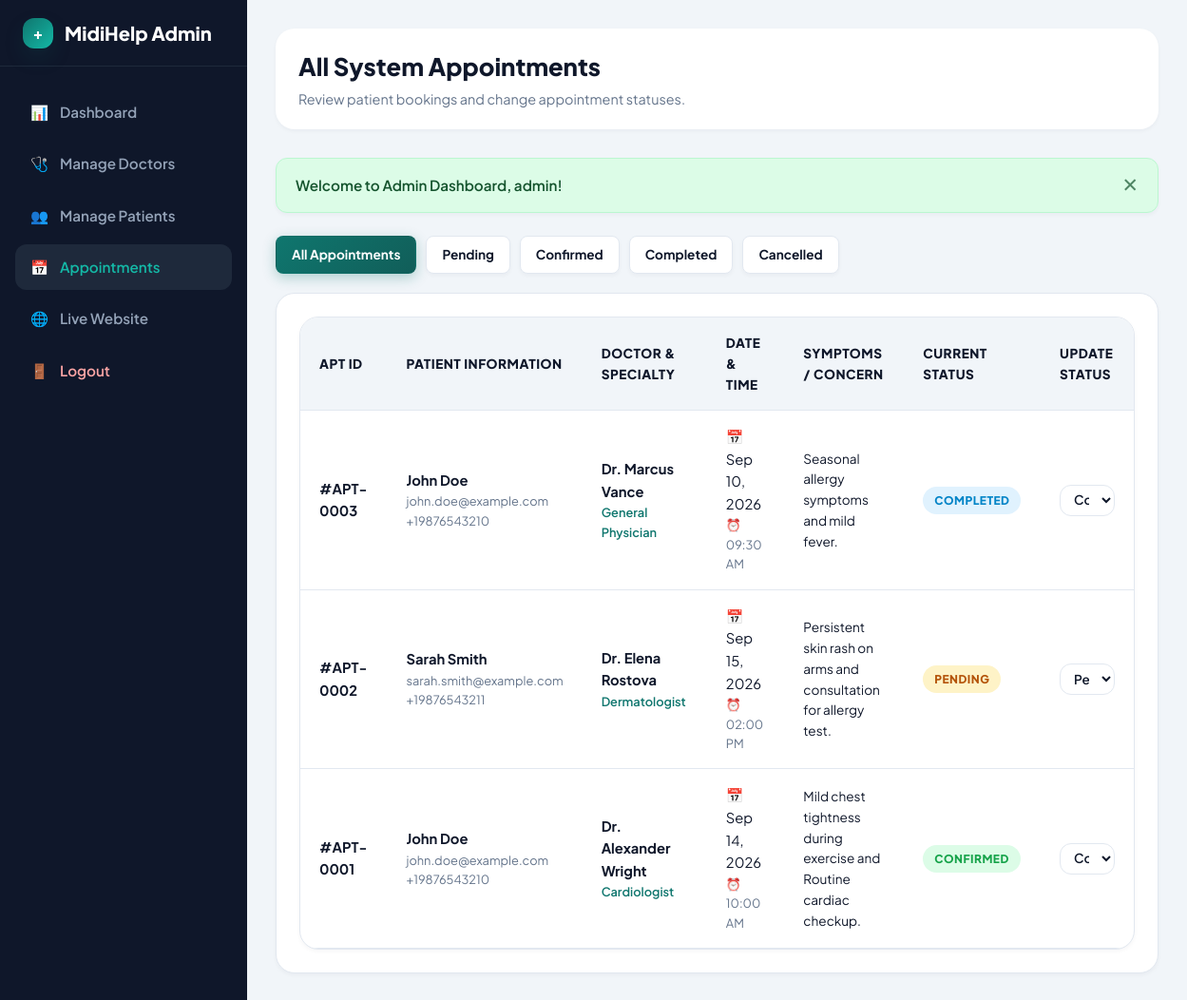
The page /admin/appointments.php (signed in) on the database its author committed.
### tables this page shows
CREATE TABLE `appointments` (
  `id` INT(11) NOT NULL AUTO_INCREMENT,
  `user_id` INT(11) DEFAULT NULL,
  `doctor_id` INT(11) NOT NULL,
  `appointment_date` DATE NOT NULL,
  `appointment_time` VARCHAR(20) NOT NULL,
  `patient_name` VARCHAR(100) NOT NULL,
  `patient_email` VARCHAR(100) NOT NULL,
  `patient_phone` VARCHAR(20) NOT NULL,
  `symptoms` TEXT DEFAULT NULL,
  `status` ENUM('Pending', 'Confirmed', 'Completed', 'Cancelled') NOT NULL DEFAULT 'Pending',
  `created_at` TIMESTAMP NOT NULL DEFAULT CURRENT_TIMESTAMP,
  PRIMARY KEY (`id`),
  KEY `fk_appointments_users` (`user_id`),
  KEY `fk_appointments_doctors` (`doctor_id`),
  CONSTRAINT `fk_appointments_users` FOREIGN KEY (`user_id`) REFERENCES `users` (`id`) ON DELETE SET NULL ON UPDATE CASCADE,
  CONSTRAINT `fk_appointments_doctors` FOREIGN KEY (`doctor_id`) REFERENCES `doctors` (`id`) ON DELETE CASCADE ON UPDATE CASCADE
);

CREATE TABLE `doctors` (
  `id` INT(11) NOT NULL AUTO_INCREMENT,
  `name` VARCHAR(100) NOT NULL,
  `specialization` VARCHAR(100) NOT NULL,
  `qualification` VARCHAR(100) NOT NULL,
  `experience` VARCHAR(50) NOT NULL,
  `phone` VARCHAR(20) NOT NULL,
  `email` VARCHAR(100) NOT NULL,
  `consultation_fee` DECIMAL(10,2) NOT NULL DEFAULT '0.00',
  `available_days` VARCHAR(100) NOT NULL DEFAULT 'Monday - Friday',
  `available_time` VARCHAR(100) NOT NULL DEFAULT '09:00 AM - 05:00 PM',
  `image` VARCHAR(255) DEFAULT 'default-doctor.png',
  `description` TEXT DEFAULT NULL,
  `status` ENUM('Available', 'Unavailable') NOT NULL DEFAULT 'Available',
  `created_at` TIMESTAMP NOT NULL DEFAULT CURRENT_TIMESTAMP,
  PRIMARY KEY (`id`)
);

### admin/appointments.php (the view, shortened to what this page needs)
<?php
require_once __DIR__ . '/../config/database.php';
$filter_status = isset($_GET['status']) ? clean_input($_GET['status'], $conn) : '';
$query = "SELECT a.*, d.name AS doctor_name, d.specialization
          FROM appointments a
          JOIN doctors d ON a.doctor_id = d.id WHERE 1=1";
$query .= " ORDER BY a.id DESC";
$result = $conn->query($query);
$appointments = [];
if ($result) {
    while ($row = $result->fetch_assoc()) {
        $appointments[] = $row;
    }
}
?>
<!DOCTYPE html>
<html lang="en">
<head>
    <link rel="stylesheet" href="../css/style.css">
    <link rel="stylesheet" href="../css/admin.css">
</head>
<body>
<div class="admin-wrapper">
    <aside class="admin-sidebar">
        <div class="admin-brand">
            <div class="logo-icon" style="width: 32px; height: 32px; font-size: 1rem;">+</div>
            <span>MidiHelp Admin</span>
        </div>
        <div class="admin-menu">
            <a href="dashboard.php" class="admin-menu-link">📊 <span>Dashboard</span></a>
            <a href="doctors.php" class="admin-menu-link">🩺 <span>Manage Doctors</span></a>
            <a href="patients.php" class="admin-menu-link">👥 <span>Manage Patients</span></a>
            <a href="appointments.php" class="admin-menu-link active">📅 <span>Appointments</span></a>
            <a href="../index.php" target="_blank" class="admin-menu-link">🌐 <span>Live Website</span></a>
            <a href="logout.php" class="admin-menu-link" style="margin-top: auto; color: #FCA5A5;">🚪 <span>Logout</span></a>
        </div>
    </aside>
    <main class="admin-main">
        <div class="admin-header">
            <div>
                <h1 class="admin-title">All System Appointments</h1>
                <p style="color: var(--muted-text); font-size: 0.9rem; margin-top: 2px;">Review patient bookings and change appointment statuses.</p>
            </div>
        </div>
        <?php
        if (isset($_SESSION['flash_success'])) {
            echo '<div class="alert alert-success"><span>' . htmlspecialchars($_SESSION['flash_success']) . '</span><button class="alert-close">✕</button></div>';
        }
        ?>
        <div style="margin-bottom: 20px; display: flex; gap: 10px; flex-wrap: wrap;">
            <a href="appointments.php" class="btn btn-sm <?php echo empty($filter_status) ? 'btn-primary' : 'btn-outline'; ?>">All Appointments</a>
            <a href="appointments.php?status=Pending" class="btn btn-sm <?php echo ($filter_status === 'Pending') ? 'btn-primary' : 'btn-outline'; ?>">Pending</a>
            <a href="appointments.php?status=Confirmed" class="btn btn-sm <?php echo ($filter_status === 'Confirmed') ? 'btn-primary' : 'btn-outline'; ?>">Confirmed</a>
            <a href="appointments.php?status=Completed" class="btn btn-sm <?php echo ($filter_status === 'Completed') ? 'btn-primary' : 'btn-outline'; ?>">Completed</a>
            <a href="appointments.php?status=Cancelled" class="btn btn-sm <?php echo ($filter_status === 'Cancelled') ? 'btn-primary' : 'btn-outline'; ?>">Cancelled</a>
        </div>
        <div style="background: white; border-radius: var(--radius-lg); padding: 24px; box-shadow: var(--shadow-sm); border: 1px solid var(--border-color);">
            <div class="table-responsive">
                <table class="custom-table">
                    <thead>
                        <tr>
                            <th>APT ID</th>
                            <th>Patient Information</th>
                            <th>Doctor & Specialty</th>
                            <th>Date & Time</th>
                            <th>Symptoms / Concern</th>
                            <th>Current Status</th>
                            <th>Update Status</th>
                        </tr>
                    </thead>
                    <tbody>
                        <?php if (!empty($appointments)): ?>
                            <?php foreach ($appointments as $apt): ?>
                                <tr>
                                    <td><strong>#APT-<?php echo sprintf("%04d", $apt['id']); ?></strong></td>
                                    <td>
                                        <div style="font-weight: 700; color: var(--dark-text);"><?php echo htmlspecialchars($apt['patient_name']); ?></div>
                                        <div style="font-size: 0.8rem; color: var(--muted-text);"><?php echo htmlspecialchars($apt['patient_email']); ?></div>
                                        <div style="font-size: 0.8rem; color: var(--muted-text);"><?php echo htmlspecialchars($apt['patient_phone']); ?></div>
                                    </td>
                                    <td>
                                        <div style="font-weight: 700; color: var(--dark-text);"><?php echo htmlspecialchars($apt['doctor_name']); ?></div>
                                        <div style="font-size: 0.8rem; color: var(--primary); font-weight: 600;"><?php echo htmlspecialchars($apt['specialization']); ?></div>
                                    </td>
                                    <td>
                                        <div>📅 <?php echo date('M j, Y', strtotime($apt['appointment_date'])); ?></div>
                                        <div style="font-size: 0.8rem; color: var(--muted-text);">⏰ <?php echo htmlspecialchars($apt['appointment_time']); ?></div>
                                    </td>
                                    <td style="max-width: 220px; font-size: 0.85rem; color: var(--dark-text);">
                                        <?php echo !empty($apt['symptoms']) ? htmlspecialchars($apt['symptoms']) : '<em style="color: var(--muted-text);">None specified</em>'; ?>
                                    </td>
                                    <td>
                                        <?php
                                        $badge_class = 'badge-pending';
                                        if ($apt['status'] === 'Confirmed') $badge_class = 'badge-confirmed';
                                        elseif ($apt['status'] === 'Completed') $badge_class = 'badge-completed';
                                        elseif ($apt['status'] === 'Cancelled') $badge_class = 'badge-cancelled';
                                        ?>
                                        <span class="badge <?php echo $badge_class; ?>">
                                            <?php echo htmlspecialchars($apt['status']); ?>
                                        </span>
                                    </td>
                                    <td>
                                        <form action="update-appointment.php" method="POST" style="display: flex; gap: 6px;">
                                            <select name="status" class="form-control" style="padding: 6px 10px; font-size: 0.85rem; height: auto;" onchange="this.form.submit()">
                                                <option value="Pending" <?php echo ($apt['status'] === 'Pending') ? 'selected' : ''; ?>>Pending</option>
                                                <option value="Confirmed" <?php echo ($apt['status'] === 'Confirmed') ? 'selected' : ''; ?>>Confirmed</option>
                                                <option value="Completed" <?php echo ($apt['status'] === 'Completed') ? 'selected' : ''; ?>>Completed</option>
                                            </select>
                                        </form>
                                    </td>
                                </tr>
                            <?php endforeach; ?>
                        <?php else: ?>
                            <tr>
                                <td colspan="7" style="text-align: center; padding: 30px; color: var(--muted-text);">No appointments found for this filter.</td>
                            </tr>
                        <?php endif; ?>
                    </tbody>
                </table>
            </div>
        </div>
    </main>
</div>
</body>
</html>

### css/style.css (style rules this page uses)
:root { --primary: #0F766E; --primary-hover: #115E59; --primary-light: #F0FDFA; --secondary: #14B8A6; --secondary-light: #CCFBF1; --accent-glow: rgba(20, 184, 166, 0.35); --bg-color: #F8FAFC; --card-bg: #FFFFFF; --glass-bg: rgba(255, 255, 255, 0.85); --dark-text: #0F172A; --muted-text: #64748B; --border-color: #E2E8F0; --success: #16A34A; --success-bg: #DCFCE7; --warning: #F59E0B; --warning-bg: #FEF3C7; --danger: #DC2626; --danger-bg: #FEE2E2; --info: #0284C7; --info-bg: #E0F2FE; --shadow-sm: 0 2px 4px rgba(15, 23, 42, 0.04); --shadow-md: 0 8px 16px -2px rgba(15, 23, 42, 0.08), 0 4px 6px -2px rgba(15, 23, 42, 0.03); --shadow-lg: 0 20px 35px -8px rgba(15, 23, 42, 0.12), 0 8px 16px -6px rgba(15, 23, 42, 0.06); --shadow-glow: 0 10px 25px -5px rgba(15, 118, 110, 0.25); --radius-sm: 8px; --radius-md: 12px; --radius-lg: 20px; --radius-full: 9999px; --transition: all 0.3s cubic-bezier(0.4, 0, 0.2, 1); }
* { margin: 0; padding: 0; box-sizing: border-box; }
body { font-family: 'Plus Jakarta Sans', -apple-system, BlinkMacSystemFont, "Segoe UI", Roboto, sans-serif; background-color: var(--bg-color); background-image: radial-gradient(at 0% 0%, rgba(204, 251, 241, 0.5) 0px, transparent 50%), radial-gradient(at 100% 100%, rgba(224, 242, 254, 0.5) 0px, transparent 50%); background-attachment: fixed; color: var(--dark-text); line-height: 1.6; display: flex; flex-direction: column; min-height: 100vh; overflow-x: hidden; }
a { color: var(--primary); text-decoration: none; transition: var(--transition); }
.logo-icon { width: 42px; height: 42px; background: linear-gradient(135deg, var(--primary), var(--secondary)); color: white; border-radius: var(--radius-md); display: flex; align-items: center; justify-content: center; font-weight: 800; font-size: 1.3rem; box-shadow: var(--shadow-glow); transition: var(--transition); }
.btn { display: inline-flex; align-items: center; justify-content: center; gap: 8px; font-family: inherit; font-size: 0.95rem; font-weight: 700; padding: 12px 24px; border-radius: var(--radius-md); border: 1px solid transparent; cursor: pointer; transition: var(--transition); text-align: center; white-space: nowrap; position: relative; overflow: hidden; }
.btn-primary { background: linear-gradient(135deg, var(--primary), #115E59); color: white; box-shadow: 0 4px 14px rgba(15, 118, 110, 0.3); }
.btn-outline { background-color: var(--card-bg); border-color: var(--border-color); color: var(--dark-text); box-shadow: var(--shadow-sm); }
.btn-sm { padding: 8px 16px; font-size: 0.85rem; border-radius: var(--radius-sm); }
.alert { padding: 16px 20px; border-radius: var(--radius-md); margin-bottom: 24px; font-size: 0.95rem; font-weight: 600; display: flex; align-items: center; justify-content: space-between; border: 1px solid transparent; animation: popIn 0.4s ease forwards; box-shadow: var(--shadow-sm); }
.alert-success { background-color: var(--success-bg); color: #14532D; border-color: #BBF7D0; }
.alert-close { background: none; border: none; font-size: 1.3rem; cursor: pointer; color: inherit; opacity: 0.7; transition: var(--transition); }
.form-control { width: 100%; padding: 14px 18px; font-family: inherit; font-size: 0.95rem; font-weight: 600; border: 1px solid var(--border-color); border-radius: var(--radius-md); background-color: var(--card-bg); color: var(--dark-text); transition: var(--transition); }
.table-responsive { width: 100%; overflow-x: auto; background: var(--card-bg); border-radius: var(--radius-lg); box-shadow: var(--shadow-sm); border: 1px solid var(--border-color); }
.custom-table { width: 100%; border-collapse: collapse; text-align: left; }
.custom-table th { background-color: #F1F5F9; padding: 16px 20px; font-size: 0.85rem; font-weight: 800; color: var(--dark-text); text-transform: uppercase; letter-spacing: 0.5px; border-bottom: 1px solid var(--border-color); }
.custom-table td { padding: 16px 20px; font-size: 0.92rem; border-bottom: 1px solid var(--border-color); transition: var(--transition); }
.badge { display: inline-flex; align-items: center; gap: 6px; padding: 5px 12px; border-radius: var(--radius-full); font-size: 0.75rem; font-weight: 800; text-transform: uppercase; letter-spacing: 0.5px; }
.badge-pending { background-color: var(--warning-bg); color: #B45309; }
.badge-confirmed { background-color: var(--success-bg); color: var(--success); }
.badge-completed { background-color: var(--info-bg); color: var(--info); }

### rows shown on the page
appointments: id "0003", patient_name "John Doe", patient_email "john.doe@example.com", patient_phone "+19876543210", doctor.name "Dr. Marcus Vance", doctor.specialization "General Physician", appointment_date "Sep 10, 2026", appointment_time "09:30 AM", symptoms "Seasonal allergy symptoms and mild fever.", status "COMPLETED", status "Completed"
appointments: id "0002", patient_name "Sarah Smith", patient_email "sarah.smith@example.com", patient_phone "+19876543211", doctor.name "Dr. Elena Rostova", doctor.specialization "Dermatologist", appointment_date "Sep 15, 2026", appointment_time "02:00 PM", symptoms "Persistent skin rash on arms and consultation for allergy test.", status "PENDING", status "Pending"
appointments: id "0001", patient_name "John Doe", patient_email "john.doe@example.com", patient_phone "+19876543210", doctor.name "Dr. Alexander Wright", doctor.specialization "Cardiologist", appointment_date "Sep 14, 2026", appointment_time "10:00 AM", symptoms "Mild chest tightness during exercise and Routine cardiac checkup.", status "CONFIRMED", status "Confirmed"

### other values the page prints
$_SESSION['flash_success'] "Welcome to Admin Dashboard, admin!"
